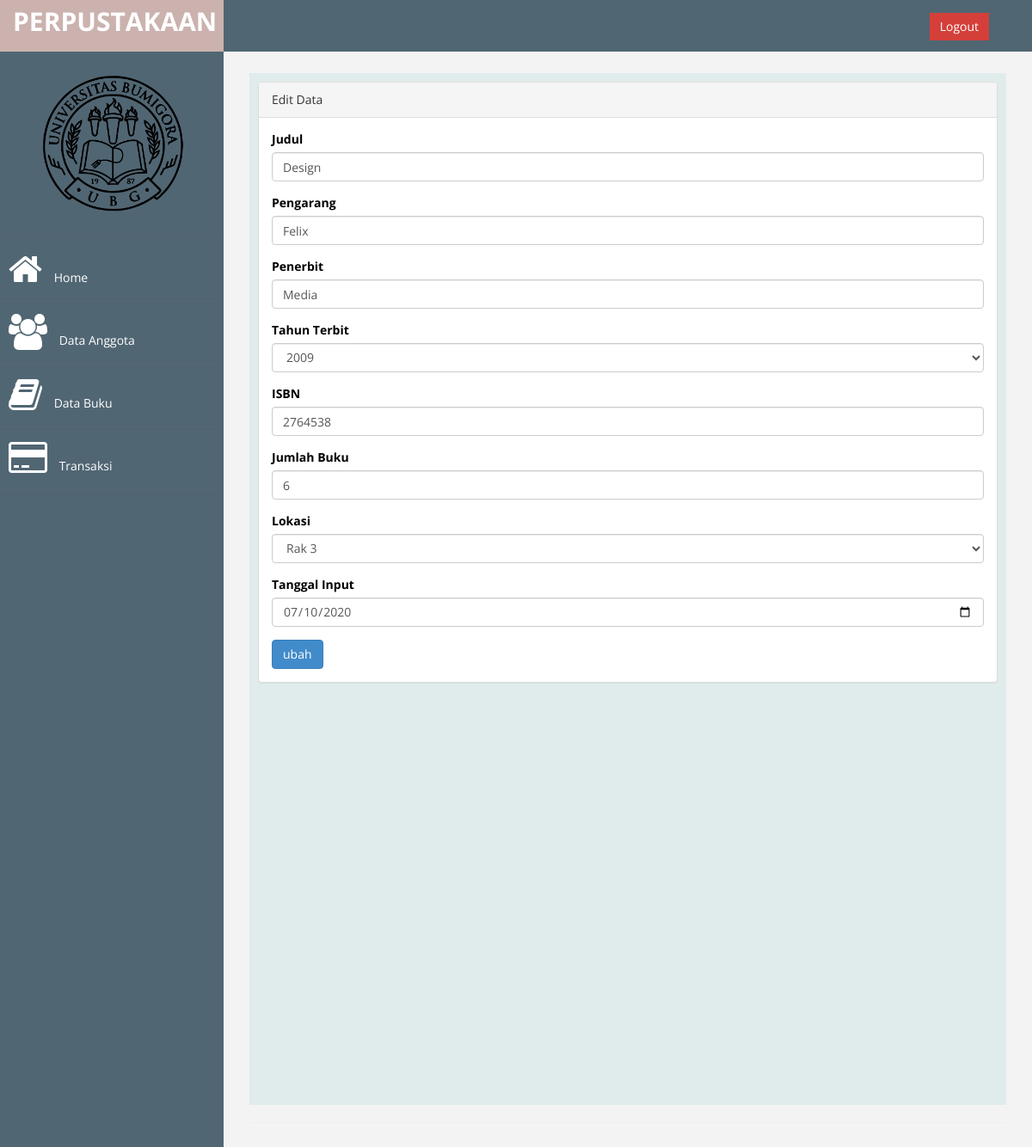
The app's page /index.php?page=buku&aksi=ubah&id=3 (signed in) with its own data.
### tables this page shows
CREATE TABLE `tb_buku` (
  `id` int(9) NOT NULL,
  `judul` varchar(200) NOT NULL,
  `pengarang` varchar(100) NOT NULL,
  `penerbit` varchar(150) NOT NULL,
  `tahun_terbit` varchar(4) NOT NULL,
  `isbn` varchar(25) NOT NULL,
  `jumlah_buku` int(3) NOT NULL,
  `lokasi` enum('rak1','rak2','rak3') NOT NULL,
  `tgl_input` date NOT NULL
);

### page/buku/ubah.php (the view, shortened to what this page needs)
<?php
	$id = $_GET['id'];
	$sql = $koneksi->query("select * from tb_buku where id='$id'");
	$tampil = $sql->fetch_assoc();
	$tahun2 = $tampil['tahun_terbit'];
	$lokasi = $tampil['lokasi'];
?>
<div class="panel panel-default">
<div class="panel-heading">
			Edit Data
	</div>
<div class="panel-body">
                            <div class="row">
                                <div class="col-md-12">
                                    <form method="POST">
                                        <div class="form-group">
                                            <label>Judul</label>
                                            <input class="form-control" name="judul" value="<?php echo $tampil['judul']; ?>" />
                                        </div>
                                        <div class="form-group">
                                            <label>Pengarang</label>
                                            <input class="form-control" name="pengarang" value="<?php echo $tampil['pengarang']; ?>" />
                                        </div>
                                        <div class="form-group">
                                            <label>Penerbit</label>
                                            <input class="form-control" name="penerbit" value="<?php echo $tampil['penerbit']; ?>" />
                                        </div>
                                        <div class="form-group">
                                            <label>Tahun Terbit</label>
                                            <select class="form-control" name="tahun">
                                            	<?php
                                            	$tahun = date("Y");
                                            	for ($i=$tahun-32; $i <= $tahun; $i++) {
                                            		if($i == $tahun2){
                                            		echo'<option value="'.$i.'" selected>'.$i.'</option>';
                                            		}else{
                                            		echo'<option value="'.$i.'">'.$i.'</option>';
                                            		}
                                            }
                                            	?>
                                            </select>
                                        </div>
                                        <div class="form-group">
                                            <label>ISBN</label>
                                            <input class="form-control" name="isbn" value="<?php echo $tampil['isbn']; ?>" />
                                        </div>
                                        <div class="form-group">
                                            <label>Jumlah Buku</label>
                                            <input class="form-control" type="number" name="jumlah" value="<?php echo $tampil['jumlah_buku']; ?>" />
                                        </div>
                                        <div class="form-group">
                                            <label>Lokasi</label>
                                            <select class="form-control" name="lokasi">
                                                <option value="rak3" <?php if ($lokasi=='rak3') {echo"selected";} ?>>Rak 3</option>
                                            </select>
                                        </div>
                                        <div class="form-group">
                                            <label>Tanggal Input</label>
                                            <input class="form-control" name="tanggal" type="date" value="<?php echo $tampil['tgl_input']; ?>" />
                                        </div>
                                        <div>
                                        	<input type="submit" name="simpan" value="ubah" class="btn btn-primary">
                                        </div>
                                </div>
                        </div>
        		</div>
        </div>
</div>

### assets/css/custom.css (style rules this page uses)
body { font-family: 'Open Sans', sans-serif; }

### records on screen
tb_buku: judul "Design", pengarang "Felix", penerbit "Media", tahun "2009", isbn "2764538", jumlah "6", lokasi "Rak 3", tanggal "07/10/2020"
